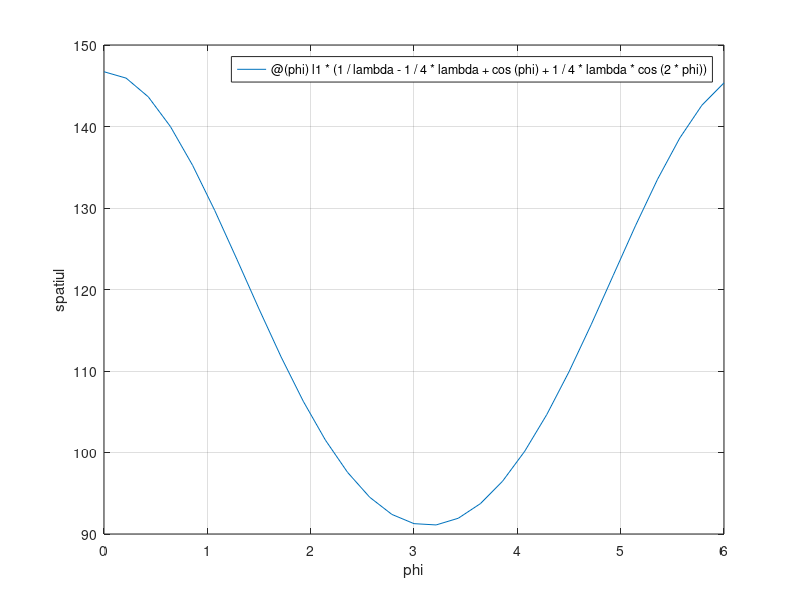
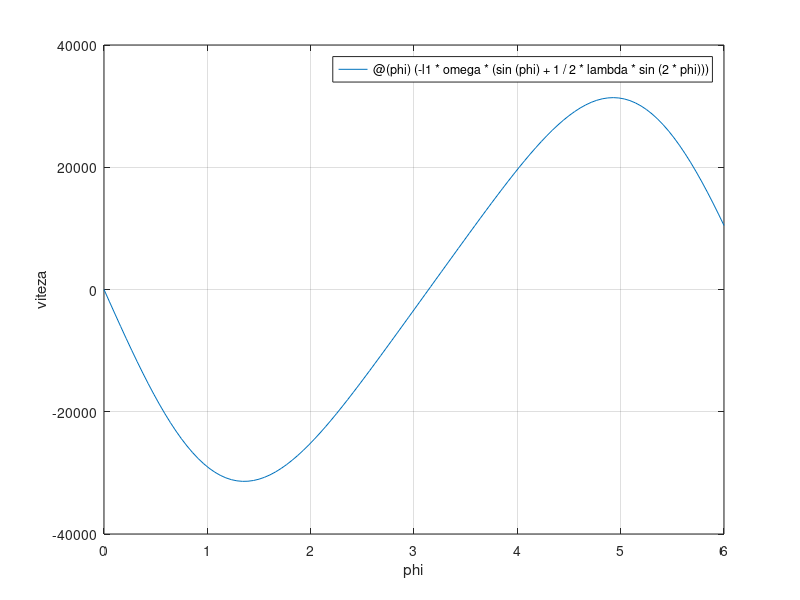
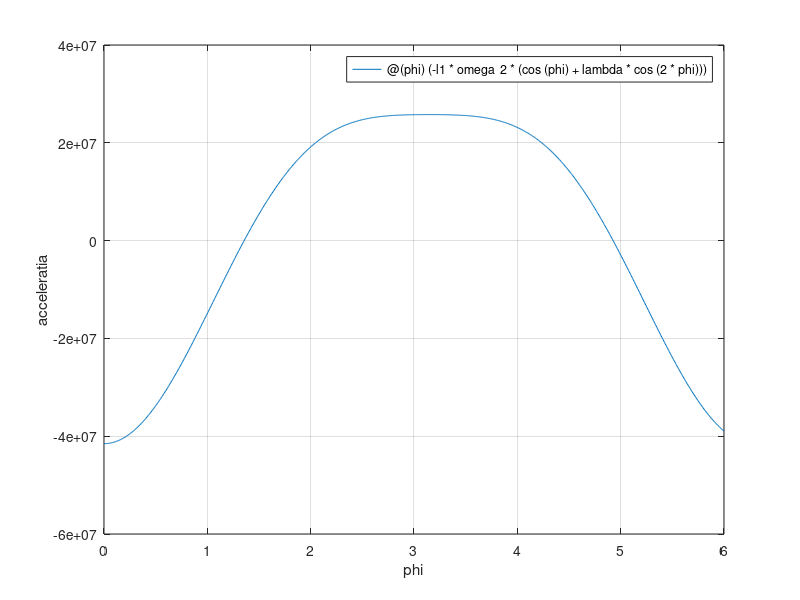

Write the MATLAB code that produced these figures, in order.
z1=28;
z2=80;
%numar ordine 
i=5;
%turatia motor 
ni=1000;
n1=ni;
n2=n1*(z1/z2);
%cursa piston 
smax=130+i;

phi=0:0.01:2*pi;
omega=1099.525;
lambda=0.2341;
l1=27.8316;
l2=107.1683;

sB=@(phi)l1*(1/lambda-1/4*lambda+cos(phi)+1/4*lambda*cos(2*phi));
vB=@(phi)(-l1*omega*(sin(phi)+1/2*lambda*sin(2*phi)));
aB=@(phi)(-l1*omega^2*(cos(phi)+lambda*cos(2*phi)));



fplot(sB, [0, 6]) 
grid ; xlabel('phi'); ylabel('spatiul');
figure

fplot(vB, [0, 6])
grid ;xlabel('phi'); ylabel('viteza');

figure
fplot(aB, [0 6])
grid;  xlabel('phi'); ylabel('acceleratia');